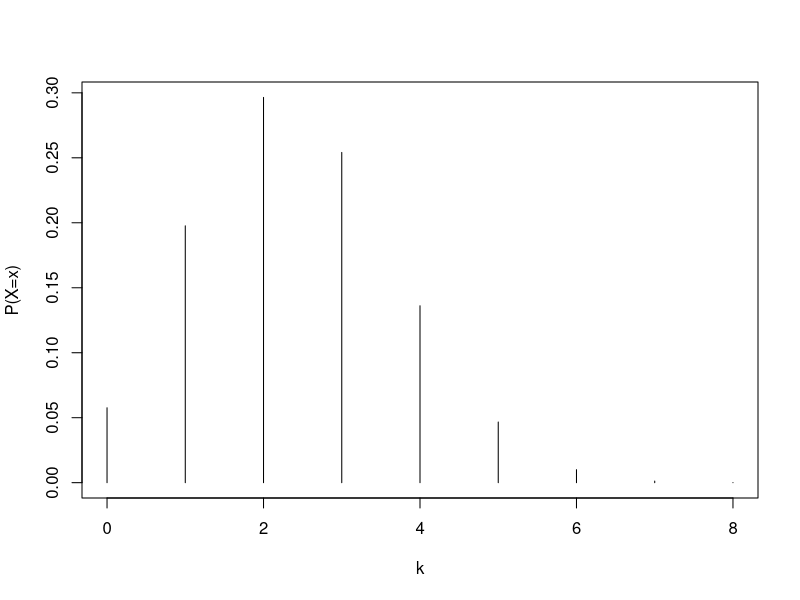
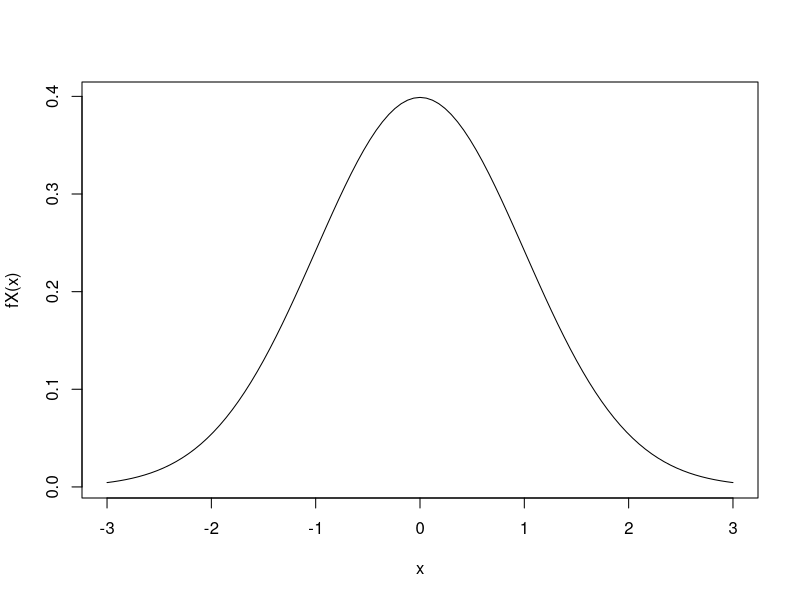
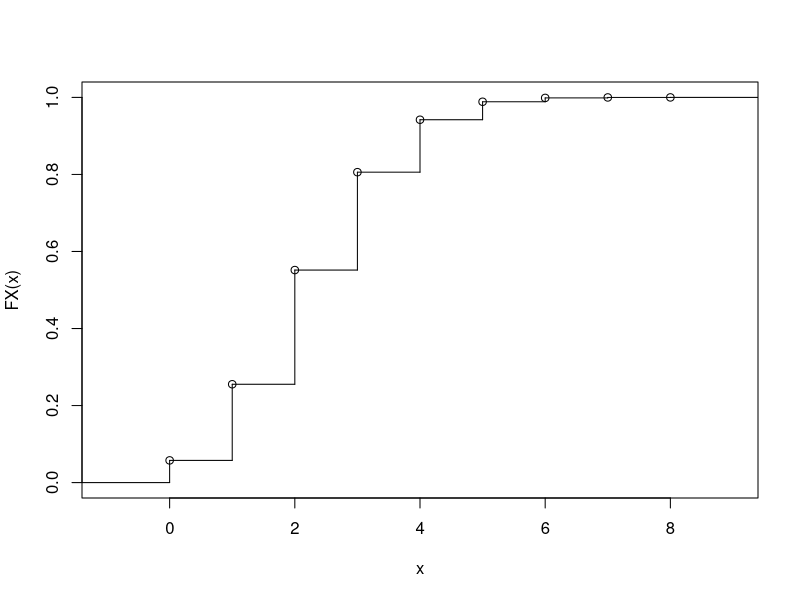
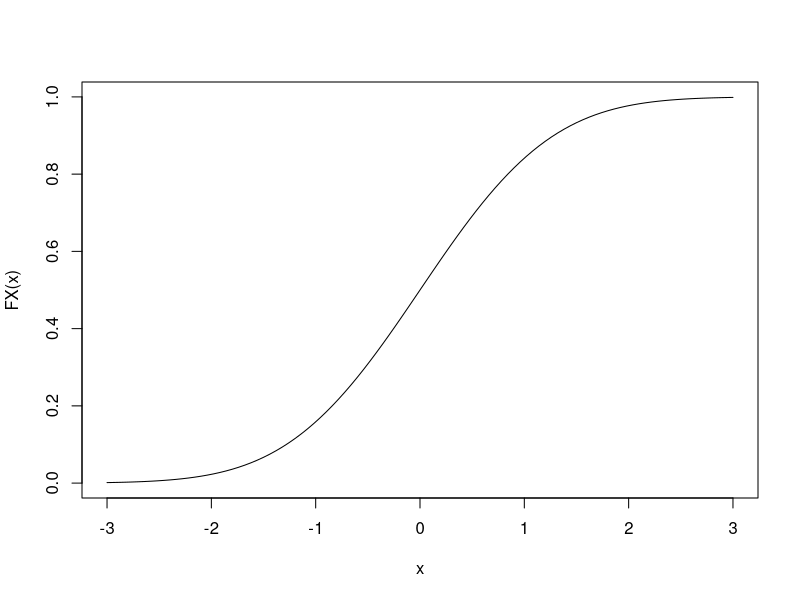
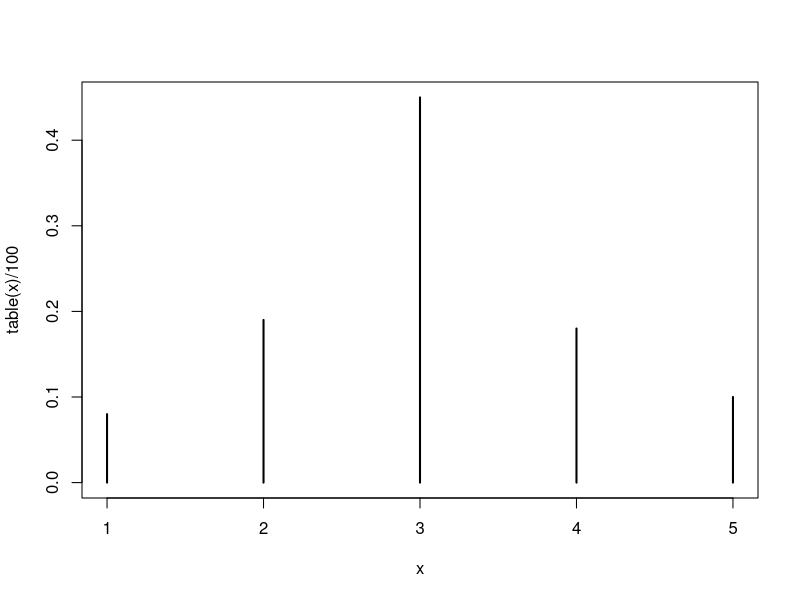
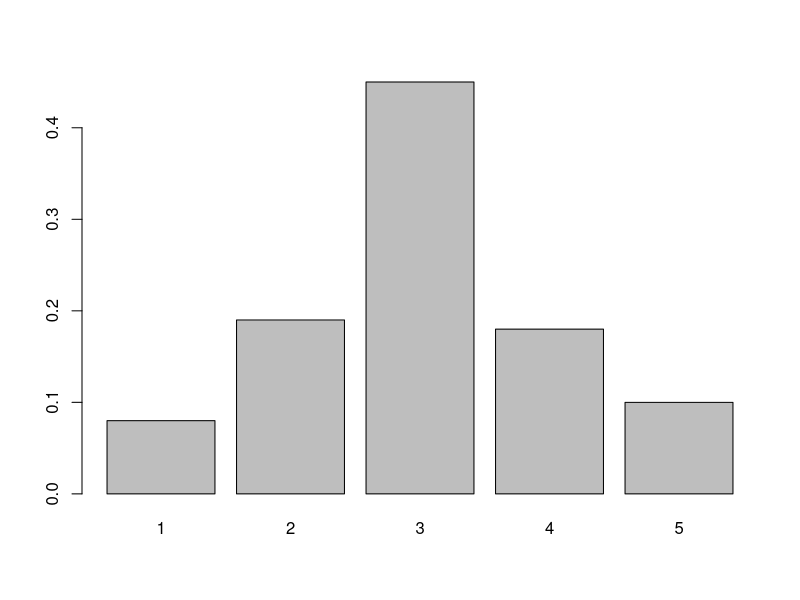

Generate these figures, in order, with R:
#a Voi k = 0,1,...8, tinh cac xac suat P(X=k)=8Ck*0.3^k*0.7^(8-k)
k=0:8
k
p = function(k){
  choose(8,k)*0.3^k*0.7^(8-k)
}
p(k)

sum(p(k)) # Check sum equal 1

#b
f = function(x, mu = 0, sigma = 1){
  1/sqrt(2*pi*sigma^2) * exp(-(x - mu)^2 / (2*sigma^2))
}

# Check voi tich phan xem co bang 1 hay khong
integrate(function(x) f(x,0,1), lower = -Inf, upper = Inf)

################################################################################################
# Bieu dien bang do thi
plot(k, p(k), type='h', ylab="P(X=x)")

curve(f(x,0,1),from=-3, to=3,ylab="fX(x)")

################################################################################################
# Hàm phân phối
#a
F = function(k){
  sum(p(0:k))
}
F = Vectorize(F)
F(4)

F2 = function(k){
  integrate(function(x) f(x, 0, 1), lower=-Inf, upper=k)
}$value
F2 = Vectorize(F2)
F2(1.96)

# Ve do thi ham phan phoi xac suat
plot(stepfun(k, c(0, F(k))), ylab="FX(x)", main="")

curve(F2(x), from=-3, to=3,ylab="FX(x)")

# Phân vị
K=k[F(k) >= 0.25]
K[1]

uniroot(function(x) F2(x)-0.975, c(-3,3))$root

# Mo phong
x = 1:7
sample(x)
sample(x, replace = T)


# Exercises
# Ex1
f = function(p){
  0.07*p**(-0.93)
}
integrate(f, lower=0, upper=0.2)$value

# Ex2
x=sample(1:5,100,TRUE,c(0.1,0.2,0.4,0.2,0.1))
x
table(x)/100
plot(table(x)/100)
barplot(table(x)/100)
